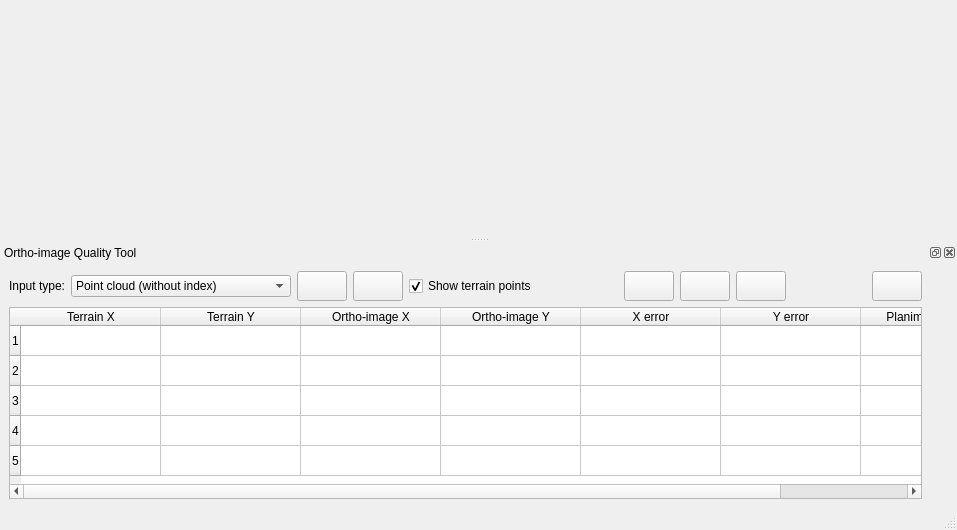
<?xml version="1.0" encoding="UTF-8"?>
<ui version="4.0">
 <class>OrthoQualityWindow</class>
 <widget class="QMainWindow" name="OrthoQualityWindow">
  <property name="geometry">
   <rect>
    <x>0</x>
    <y>0</y>
    <width>957</width>
    <height>530</height>
   </rect>
  </property>
  <property name="windowTitle">
   <string>Ortho-image Quality Tool</string>
  </property>
  <property name="windowIcon">
   <iconset resource="../resource/resource.qrc">
    <normaloff>:/icon/WindowIcon.png</normaloff>:/icon/WindowIcon.png</iconset>
  </property>
  <widget class="QWidget" name="centralwidget"/>
  <widget class="QStatusBar" name="statusbar"/>
  <widget class="QDockWidget" name="dockWidget">
   <property name="contextMenuPolicy">
    <enum>Qt::NoContextMenu</enum>
   </property>
   <property name="windowIcon">
    <iconset>
     <normaloff/>
    </iconset>
   </property>
   <property name="floating">
    <bool>false</bool>
   </property>
   <property name="features">
    <set>QDockWidget::AllDockWidgetFeatures</set>
   </property>
   <property name="windowTitle">
    <string>Ortho-image Quality Tool</string>
   </property>
   <attribute name="dockWidgetArea">
    <number>8</number>
   </attribute>
   <widget class="QWidget" name="dockWidgetContents">
    <layout class="QGridLayout" name="gridLayout">
     <item row="0" column="0">
      <layout class="QHBoxLayout" name="horizontalLayout">
       <item>
        <layout class="QHBoxLayout" name="horizontalLayout_3">
         <item>
          <widget class="QLabel" name="label">
           <property name="text">
            <string>Input type:</string>
           </property>
          </widget>
         </item>
         <item>
          <widget class="QComboBox" name="comboBox1">
           <property name="minimumSize">
            <size>
             <width>220</width>
             <height>0</height>
            </size>
           </property>
           <item>
            <property name="text">
             <string>Point cloud (without index)</string>
            </property>
           </item>
           <item>
            <property name="text">
             <string>Stereoplotter features</string>
            </property>
           </item>
          </widget>
         </item>
         <item>
          <widget class="QToolButton" name="loadButton">
           <property name="minimumSize">
            <size>
             <width>50</width>
             <height>30</height>
            </size>
           </property>
           <property name="toolTip">
            <string>Load testing points</string>
           </property>
           <property name="text">
            <string/>
           </property>
           <property name="icon">
            <iconset resource="../resource/resource.qrc">
             <normaloff>:/icon/fileopen.png</normaloff>:/icon/fileopen.png</iconset>
           </property>
          </widget>
         </item>
         <item>
          <widget class="QToolButton" name="deleteButton">
           <property name="minimumSize">
            <size>
             <width>50</width>
             <height>30</height>
            </size>
           </property>
           <property name="toolTip">
            <string>Delete point</string>
           </property>
           <property name="text">
            <string/>
           </property>
           <property name="icon">
            <iconset resource="../resource/resource.qrc">
             <normaloff>:/icon/remove.png</normaloff>:/icon/remove.png</iconset>
           </property>
          </widget>
         </item>
         <item>
          <widget class="QCheckBox" name="checkBox">
           <property name="text">
            <string>Show terrain points</string>
           </property>
           <property name="checked">
            <bool>true</bool>
           </property>
          </widget>
         </item>
        </layout>
       </item>
       <item>
        <spacer name="horizontalSpacer_2">
         <property name="orientation">
          <enum>Qt::Horizontal</enum>
         </property>
         <property name="sizeHint" stdset="0">
          <size>
           <width>40</width>
           <height>20</height>
          </size>
         </property>
        </spacer>
       </item>
       <item>
        <widget class="QToolButton" name="calculateButton">
         <property name="minimumSize">
          <size>
           <width>50</width>
           <height>30</height>
          </size>
         </property>
         <property name="toolTip">
          <string>Calculate quality</string>
         </property>
         <property name="text">
          <string/>
         </property>
         <property name="icon">
          <iconset resource="../resource/resource.qrc">
           <normaloff>:/icon/calculate.png</normaloff>:/icon/calculate.png</iconset>
         </property>
        </widget>
       </item>
       <item>
        <widget class="QToolButton" name="saveQButton">
         <property name="minimumSize">
          <size>
           <width>50</width>
           <height>30</height>
          </size>
         </property>
         <property name="toolTip">
          <string>Save ortho-image quality report</string>
         </property>
         <property name="text">
          <string/>
         </property>
         <property name="icon">
          <iconset resource="../resource/resource.qrc">
           <normaloff>:/icon/filesave</normaloff>:/icon/filesave</iconset>
         </property>
        </widget>
       </item>
       <item>
        <widget class="QToolButton" name="loadQButton">
         <property name="minimumSize">
          <size>
           <width>50</width>
           <height>30</height>
          </size>
         </property>
         <property name="toolTip">
          <string>Open ortho-image quality report</string>
         </property>
         <property name="text">
          <string/>
         </property>
         <property name="icon">
          <iconset resource="../resource/resource.qrc">
           <normaloff>:/icon/fileopen.png</normaloff>:/icon/fileopen.png</iconset>
         </property>
        </widget>
       </item>
       <item>
        <spacer name="horizontalSpacer_3">
         <property name="orientation">
          <enum>Qt::Horizontal</enum>
         </property>
         <property name="sizeHint" stdset="0">
          <size>
           <width>40</width>
           <height>20</height>
          </size>
         </property>
        </spacer>
       </item>
       <item>
        <layout class="QHBoxLayout" name="horizontalLayout_2">
         <item>
          <widget class="QToolButton" name="doneButton">
           <property name="minimumSize">
            <size>
             <width>50</width>
             <height>30</height>
            </size>
           </property>
           <property name="toolTip">
            <string>Exit</string>
           </property>
           <property name="text">
            <string/>
           </property>
           <property name="icon">
            <iconset resource="../resource/resource.qrc">
             <normaloff>:/icon/done.png</normaloff>:/icon/done.png</iconset>
           </property>
          </widget>
         </item>
        </layout>
       </item>
      </layout>
     </item>
     <item row="0" column="1">
      <widget class="QLabel" name="label_3">
       <property name="text">
        <string/>
       </property>
      </widget>
     </item>
     <item row="0" column="2">
      <widget class="QLabel" name="label_2">
       <property name="text">
        <string/>
       </property>
      </widget>
     </item>
     <item row="1" column="0">
      <widget class="QTableWidget" name="tableWidget">
       <property name="minimumSize">
        <size>
         <width>0</width>
         <height>192</height>
        </size>
       </property>
       <property name="selectionMode">
        <enum>QAbstractItemView::SingleSelection</enum>
       </property>
       <property name="selectionBehavior">
        <enum>QAbstractItemView::SelectRows</enum>
       </property>
       <attribute name="horizontalHeaderDefaultSectionSize">
        <number>140</number>
       </attribute>
       <row>
        <property name="text">
         <string>1</string>
        </property>
       </row>
       <row>
        <property name="text">
         <string>2</string>
        </property>
       </row>
       <row>
        <property name="text">
         <string>3</string>
        </property>
       </row>
       <row>
        <property name="text">
         <string>4</string>
        </property>
       </row>
       <row>
        <property name="text">
         <string>5</string>
        </property>
       </row>
       <column>
        <property name="text">
         <string>Terrain X</string>
        </property>
       </column>
       <column>
        <property name="text">
         <string>Terrain Y</string>
        </property>
       </column>
       <column>
        <property name="text">
         <string>Ortho-image X</string>
        </property>
       </column>
       <column>
        <property name="text">
         <string>Ortho-image Y</string>
        </property>
       </column>
       <column>
        <property name="text">
         <string>X error</string>
        </property>
       </column>
       <column>
        <property name="text">
         <string>Y error</string>
        </property>
       </column>
       <column>
        <property name="text">
         <string>Planimetric Error</string>
        </property>
       </column>
      </widget>
     </item>
    </layout>
   </widget>
  </widget>
  <action name="actionZoom">
   <property name="checkable">
    <bool>true</bool>
   </property>
   <property name="icon">
    <iconset resource="../resource/resource.qrc">
     <normaloff>:/icon/find.png</normaloff>:/icon/find.png</iconset>
   </property>
   <property name="text">
    <string>&amp;Zoom</string>
   </property>
   <property name="shortcut">
    <string>Ctrl+Z</string>
   </property>
  </action>
  <action name="actionExit">
   <property name="icon">
    <iconset resource="../resource/resource.qrc">
     <normaloff>:/icon/exit2.png</normaloff>:/icon/exit2.png</iconset>
   </property>
   <property name="text">
    <string>&amp;Exit</string>
   </property>
   <property name="shortcut">
    <string>Ctrl+E</string>
   </property>
  </action>
  <action name="actionView_report">
   <property name="icon">
    <iconset resource="../resource/resource.qrc">
     <normaloff>:/icon/table.png</normaloff>:/icon/table.png</iconset>
   </property>
   <property name="text">
    <string>View &amp;report</string>
   </property>
   <property name="shortcut">
    <string>Ctrl+R</string>
   </property>
  </action>
  <action name="actionFit_view">
   <property name="icon">
    <iconset resource="../resource/resource.qrc">
     <normaloff>:/icon/fit.png</normaloff>:/icon/fit.png</iconset>
   </property>
   <property name="text">
    <string>Fit &amp;view</string>
   </property>
   <property name="shortcut">
    <string>Ctrl+V</string>
   </property>
  </action>
  <action name="actionSet_mark">
   <property name="checkable">
    <bool>true</bool>
   </property>
   <property name="icon">
    <iconset>
     <normaloff>:/icon/mark.png</normaloff>:/icon/mark.png</iconset>
   </property>
   <property name="text">
    <string>&amp;Set mark</string>
   </property>
   <property name="iconText">
    <string>Set mark</string>
   </property>
   <property name="shortcut">
    <string>Ctrl+S</string>
   </property>
  </action>
  <action name="actionInterior_orientation">
   <property name="icon">
    <iconset resource="../resource/resource.qrc">
     <normaloff>:/icon/interior.ico</normaloff>:/icon/interior.ico</iconset>
   </property>
   <property name="text">
    <string>Interior &amp;orientation</string>
   </property>
   <property name="shortcut">
    <string>Ctrl+O</string>
   </property>
  </action>
  <action name="actionMove">
   <property name="checkable">
    <bool>true</bool>
   </property>
   <property name="icon">
    <iconset resource="../resource/resource.qrc">
     <normaloff>:/icon/move.png</normaloff>:/icon/move.png</iconset>
   </property>
   <property name="text">
    <string>&amp;Move</string>
   </property>
   <property name="shortcut">
    <string>Ctrl+M</string>
   </property>
  </action>
  <action name="actionActive_grid">
   <property name="icon">
    <iconset resource="../resource/resource.qrc">
     <normaloff>:/icon/grid.png</normaloff>:/icon/grid.png</iconset>
   </property>
   <property name="text">
    <string>&amp;Active grid</string>
   </property>
   <property name="iconText">
    <string>Active grid</string>
   </property>
   <property name="shortcut">
    <string>Ctrl+A</string>
   </property>
   <property name="visible">
    <bool>false</bool>
   </property>
  </action>
 </widget>
 <resources>
  <include location="../resource/resource.qrc"/>
 </resources>
 <connections/>
</ui>
